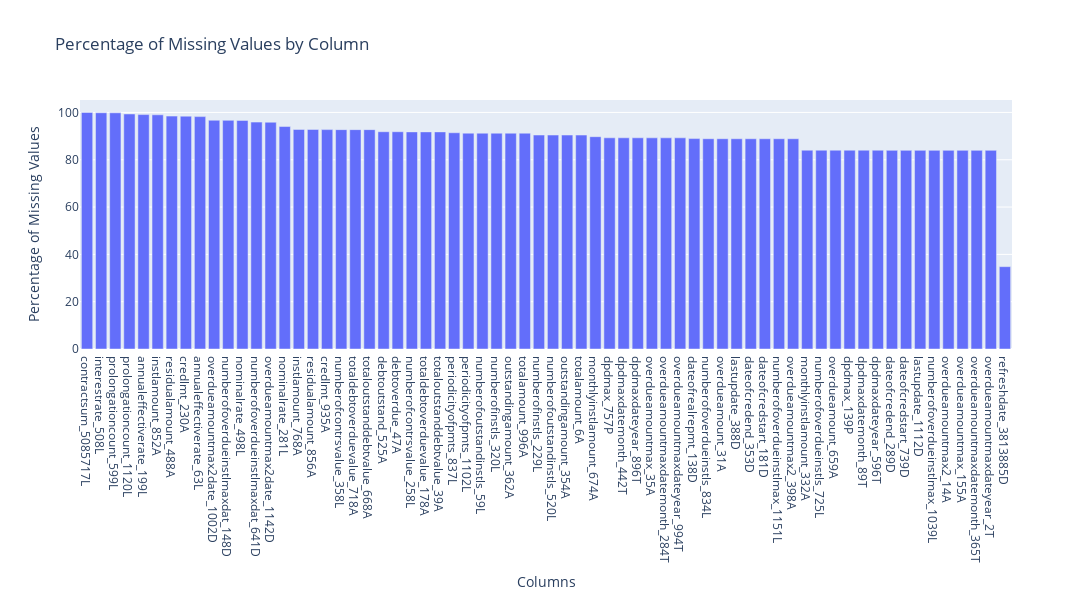

The cell this chart's notebook holds for it:
### Code cell
missing_values_dict = get_columns_high_missing_values(
    df_credit_bureau_a_1_0, threshold=20, display=True
)

df_credit_bureau_a_1_0 = df_credit_bureau_a_1_0.drop(*list(missing_values_dict.keys()))

### Figure 1 — Plotly figure (JSON) as saved in the notebook; plotly's stock layout.template omitted (floating-point values rounded to 4 significant figures)
{"data": [{"type": "bar", "x": ["contractsum_5085717L", "interestrate_508L", "prolongationcount_599L", "prolongationcount_1120L", "annualeffectiverate_199L", "instlamount_852A", "residualamount_488A", "credlmt_230A", "annualeffectiverate_63L", "overdueamountmax2date_1002D", "numberofoverdueinstlmaxdat_148D", "nominalrate_498L", "numberofoverdueinstlmaxdat_641D", "overdueamountmax2date_1142D", "nominalrate_281L", "instlamount_768A", "residualamount_856A", "credlmt_935A", "numberofcontrsvalue_358L", "totaldebtoverduevalue_718A", "totaloutstanddebtvalue_668A", "debtoutstand_525A", "debtoverdue_47A", "numberofcontrsvalue_258L", "totaldebtoverduevalue_178A", "totaloutstanddebtvalue_39A", "periodicityofpmts_837L", "periodicityofpmts_1102L", "numberofoutstandinstls_59L", "numberofinstls_320L", "outstandingamount_362A", "totalamount_996A", "numberofinstls_229L", "numberofoutstandinstls_520L", "outstandingamount_354A", "totalamount_6A", "monthlyinstlamount_674A", "dpdmax_757P", "dpdmaxdatemonth_442T", "dpdmaxdateyear_896T", "overdueamountmax_35A", "overdueamountmaxdatemonth_284T", "overdueamountmaxdateyear_994T", "dateofrealrepmt_138D", "numberofoverdueinstls_834L", "overdueamount_31A", "lastupdate_388D", "dateofcredend_353D", "dateofcredstart_181D", "numberofoverdueinstlmax_1151L", "overdueamountmax2_398A", "monthlyinstlamount_332A", "numberofoverdueinstls_725L", "overdueamount_659A", "dpdmax_139P", "dpdmaxdatemonth_89T", "dpdmaxdateyear_596T", "dateofcredend_289D", "dateofcredstart_739D", "lastupdate_1112D", "numberofoverdueinstlmax_1039L", "overdueamountmax2_14A", "overdueamountmax_155A", "overdueamountmaxdatemonth_365T", "overdueamountmaxdateyear_2T", "refreshdate_3813885D"], "y": [100, 99.87, 99.85, 99.36, 99.1, 99.0, 98.45, 98.43, 98.24, 96.7, 96.67, 96.63, 95.91, 95.87, 94.05, 92.82, 92.82, 92.74, 92.73, 92.73, 92.73, 91.85, 91.85, 91.78, 91.78, 91.78, 91.41, 91.25, 91.23, 91.23, 91.23, 91.23, 90.45, 90.44, 90.44, 90.44, 89.76, 89.28, 89.28, 89.28, 89.27, 89.27, 89.27, 88.95, 88.9, 88.89, 88.88, 88.88, 88.88, 88.88, 88.88, 84.05, 84.04, 84.04, 84.04, 84.04, 84.04, 83.97, 83.97, 83.97, 83.97, 83.97, 83.97, 83.97, 83.97, 34.81]}], "layout": {"bargap": 0.2, "height": 600, "title": {"text": "Percentage of Missing Values by Column"}, "width": 1800, "xaxis": {"tickmode": "linear", "title": {"text": "Columns"}}, "yaxis": {"title": {"text": "Percentage of Missing Values"}}}}
